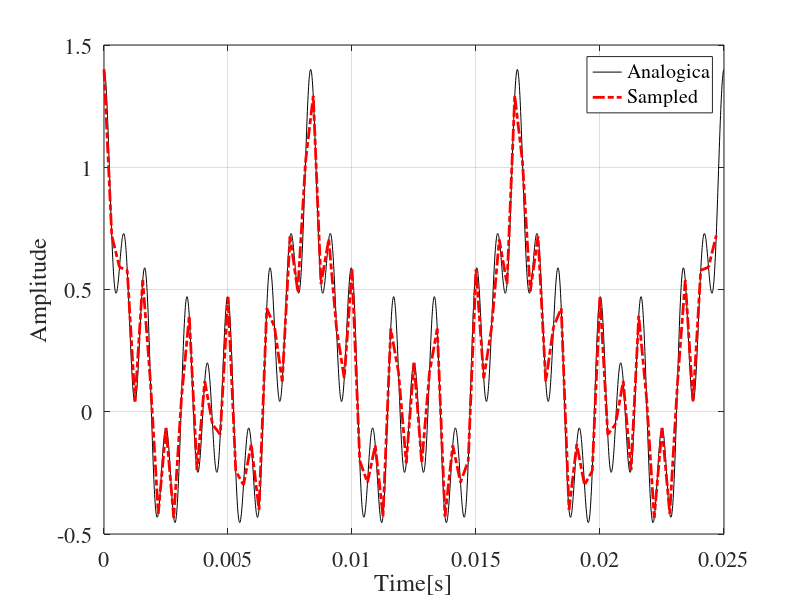
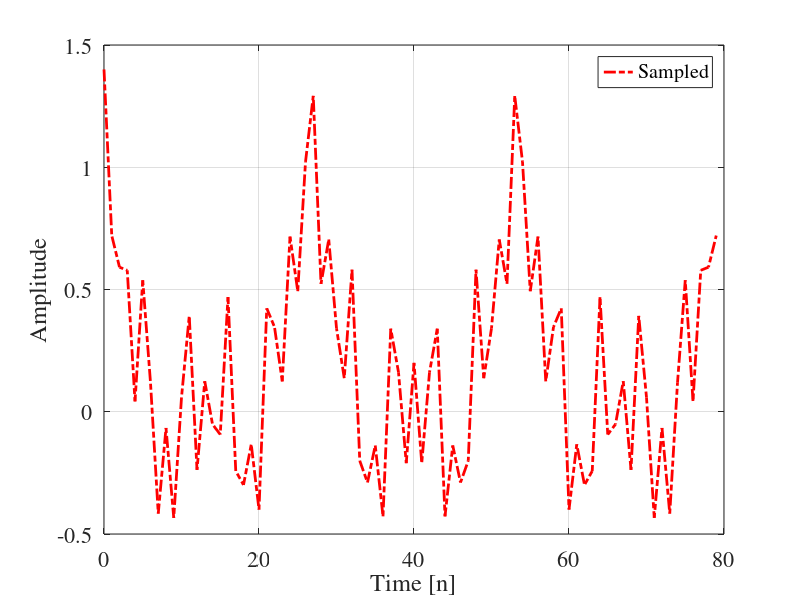
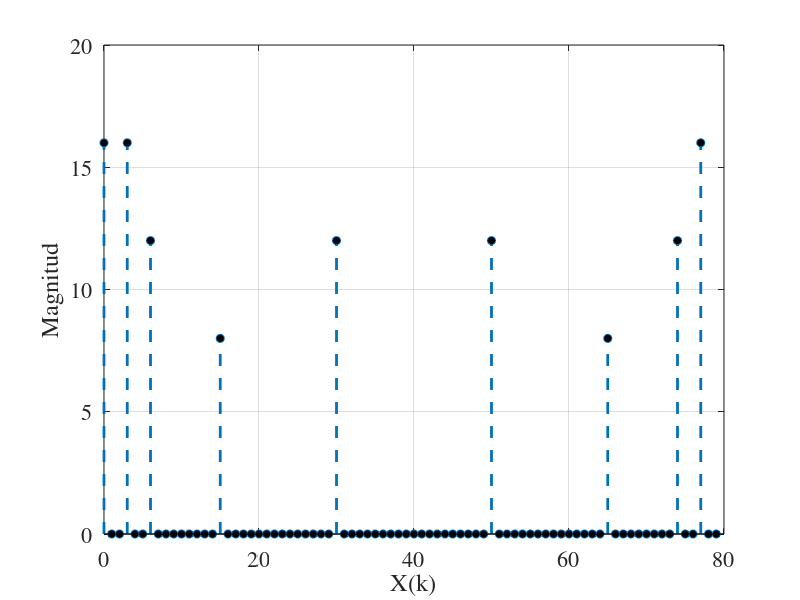
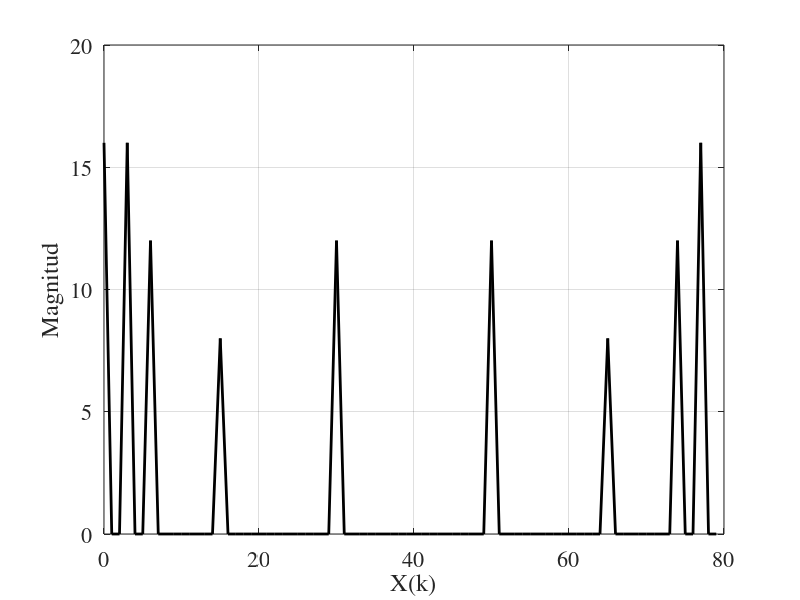

Here is the MATLAB script that generated these plots, in order:
%Erick Davalos
%Universidad de Guadalajara
DC = 0.2;
FsT = 100e3;
dtT = 1/FsT;
Tobs = (1/40);
NT = Tobs/dtT;
nT = 0:NT-1;
tT = nT*dtT;
dfT = FsT/NT;

xT = DC + 0.4*cos(2*pi*120*tT)+ 0.3*cos(2*pi*240*tT) +0.2*cos(2*pi*600*tT)+0.3*cos(2*pi*1200*tT);
%xT = DC + 0.4*cos(2*pi*120*tT)+ 0.3*cos(2*pi*245*tT) +0.2*cos(2*pi*600*tT)+0.3*cos(2*pi*1205*tT);
%%
    
Fs = 3.2e3; %frecuencia de muestreo 
dt = 1/Fs;
N = Tobs/dt;
n = 0:N-1;
t = n*dt;
df = Fs/N;
freq = (0:N-1)*Fs/N;

x = DC + 0.4*cos(2*pi*120*t)+ 0.3*cos(2*pi*240*t) +0.2*cos(2*pi*600*t)+0.3*cos(2*pi*1200*t);
%x = DC + 0.4*cos(2*pi*120*t)+ 0.3*cos(2*pi*242*t) +0.2*cos(2*pi*600*t)+0.3*cos(2*pi*1205*t);


figure(8)
set(gcf,'defaultAxesFontName','Times','DefaultAxesFontSize',16);
plot(tT,xT,'k','LineWidth',2);
set(gcf,'pos',[80 80 500 350]), grid on;
xlabel('Time[s]'),ylabel('Amplitude');
legend('Analogica');

figure(1)
set(gcf,'defaultAxesFontName','Times','DefaultAxesFontSize',16);
plot(tT,xT,'k',t,x,'-.r','LineWidth',2);
set(gcf,'pos',[100 100 500 350]), grid on;
xlabel('Time[s]'),ylabel('Amplitude');
legend('Analogica','Sampled');

figure(2)
set(gcf,'defaultAxesFontName','Times','DefaultAxesFontSize',16);
plot(n,x,'-.r','LineWidth',2);
set(gcf,'pos',[120 120 500 350]), grid on;
xlabel('Time [n]'),ylabel('Amplitude');
legend('Sampled');

tic
X = zeros(1,N);
for k = 1:N
    for m = 1:N
        X(k) = X(k) + x(m)*exp(-1j*2*pi*(k-1)*(m-1)/N);
    end
end
toc

%espectro muextreado, eje en "n"
figure(3)
set(gcf,'defaultAxesFontName','Times','DefaultAxesFontSize',16);
stem(n,abs(X),'fill','--','MarkerFaceColor','k','linewidth',2);
set(gcf,'pos',[140 140 500 350]), grid on;
xlabel('X(k)'),ylabel('Magnitud');

figure(9)
set(gcf,'defaultAxesFontName','Times','DefaultAxesFontSize',16);
stem(freq,abs(X),'fill','--','MarkerFaceColor','k','linewidth',2);
set(gcf,'pos',[240 240 500 350]), grid on;
xlabel('Frequency Hz'),ylabel('Magnitud');

%espectro continuo, eje en "n"
figure(4)
set(gcf,'defaultAxesFontName','Times','DefaultAxesFontSize',16);
plot(n,abs(X),'k','linewidth',2);
set(gcf,'pos',[160 160 500 350]), grid on;
xlabel('X(k)'),ylabel('Magnitud');


% ESPECTRo continuo y eje en "Frecuencia"
figure(5)
set(gcf,'defaultAxesFontName','Times','DefaultAxesFontSize',16);
plot(freq,abs(X),'k','linewidth',2);
set(gcf,'pos',[180 180 500 350]), grid on;
xlabel('Frequency [Hz]'),ylabel('Magnitud');

xf = zeros(1,N);
for m = 1:N
    for k = 1:N
        xf(m) = xf(m) + X(k)*exp(1j*2*pi*(k-1)*(m-1)/N);
    end
    xf(m) = xf(m)/N;
end

figure(6)
set(gcf,'defaultAxesFontName','Times','DefaultAxesFontSize',16);
plot(n,x,'-.r',n,real(xf),'--b','LineWidth',2);
set(gcf,'pos',[200 200 500 350]), grid on;
xlabel('Time [n]'),ylabel('Amplitude');
legend('Sampled','Reconstructed');

figure(7)
set(gcf,'defaultAxesFontName','Times','DefaultAxesFontSize',16);
plot(tT,xT,'k',t,x,'-.r',t,real(xf),'--b','LineWidth',2);
set(gcf,'pos',[220 220 500 350]), grid on;
xlabel('Time [n]'),ylabel('Amplitude');
legend('Analog','Sampled','Reconstructed');


% Ideal Interpolator
t_interp = tT; % Time points for the interpolated signal
x_interp = zeros(size(t_interp)); % Initialize the interpolated signal

for i = 1:length(t_interp)
    % Ideal reconstruction using the sinc interpolation
    x_interp(i) = sum(real(xf) .* sinc(Fs * (t_interp(i) - t)));
end

% Plot the results
figure(10)
set(gcf,'defaultAxesFontName','Times','DefaultAxesFontSize',16);
plot(tT, xT, 'k', 'LineWidth', 2); % Original 
hold on;
% plot(t, real(xf), 'b', 'LineWidth', 2); % Reconstructed DFT
plot(t_interp, x_interp, '-.r', 'LineWidth', 2); % interpolated signal
hold off;
set(gcf,'pos',[250 250 500 350]), grid on;
xlabel('Time [s]');
ylabel('Amplitude');
%legend('Original Signal', 'Reconstructed from DFT', 'Interpolated Signal');

%% fft

tic
xfft=fft(x);
toc

figure(11)
set(gcf,'defaultAxesFontName','Times','DefaultAxesFontSize',16);
plot(freq,abs(X),'k',freq,abs(xfft),'--r','LineWidth',2);
set(gcf,'pos',[60 60 500 350]), grid on;
xlabel('Frequency[Hz]'),ylabel('Magnitude');
